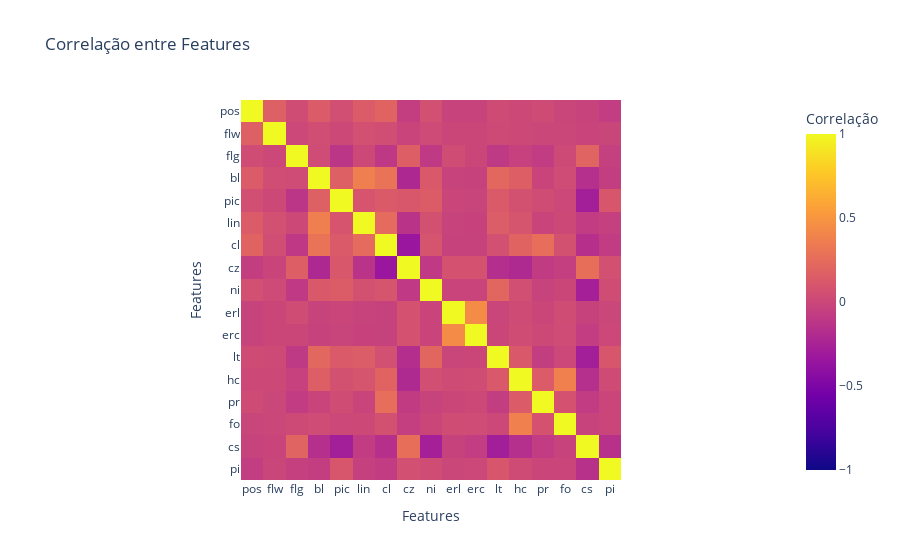

Write notebook code for a chart like this one.
### Markdown cell above
Procurando melhorar a visualização das correlações, compusemos uma matriz de correlação que funciona como o crosstab visto acimas, só que possibilitando uma melhor percepção visual dos diferentes níveis de correlação entre si. A partir de diferentes níveis de colorimento e tonalização consegue-se perceber as variadas correlações entre as _features_ do _dataset_.

### Code cell
x=data.corr()
lista = x.values.tolist()
fig = px.imshow(lista,  labels=dict(x="Features", y="Features", color="Correlação"),
                x=['pos', 'flw', 'flg', 'bl', 'pic', 'lin', 'cl', 'cz', 'ni', 'erl', 'erc', 'lt', 'hc', 'pr', 'fo', 'cs', 'pi'],
                y=['pos', 'flw', 'flg', 'bl', 'pic', 'lin', 'cl', 'cz', 'ni', 'erl', 'erc', 'lt', 'hc', 'pr', 'fo', 'cs', 'pi'],
                zmax = 1, zmin = -1, title = "Correlação entre Features")
fig.show()

### Figure 1 — Plotly figure (JSON) as saved in the notebook; plotly's stock layout.template omitted (floating-point values rounded to 4 significant figures; data arrays with more than 128 entries replaced by an {"elided": "..."} marker saying what was removed)
{"data": [{"coloraxis": "coloraxis", "hovertemplate": "Features: %{x}<br>Features: %{y}<br>Correlação: %{z}<extra></extra>", "name": "0", "type": "heatmap", "x": ["pos", "flw", "flg", "bl", "pic", "lin", "cl", "cz", "ni", "erl", "erc", "lt", "hc", "pr", "fo", "cs", "pi"], "xaxis": "x", "y": ["pos", "flw", "flg", "bl", "pic", "lin", "cl", "cz", "ni", "erl", "erc", "lt", "hc", "pr", "fo", "cs", "pi"], "yaxis": "y", "z": {"elided": "17x17 float values"}}], "layout": {"coloraxis": {"cmax": 1, "cmin": -1, "colorbar": {"title": {"text": "Correlação"}}, "colorscale": [[0, "#0d0887"], [0.1111, "#46039f"], [0.2222, "#7201a8"], [0.3333, "#9c179e"], [0.4444, "#bd3786"], [0.5556, "#d8576b"], [0.6667, "#ed7953"], [0.7778, "#fb9f3a"], [0.8889, "#fdca26"], [1, "#f0f921"]]}, "title": {"text": "Correlação entre Features"}, "xaxis": {"anchor": "y", "constrain": "domain", "domain": [0, 1], "scaleanchor": "y", "title": {"text": "Features"}}, "yaxis": {"anchor": "x", "autorange": "reversed", "constrain": "domain", "domain": [0, 1], "title": {"text": "Features"}}}}
